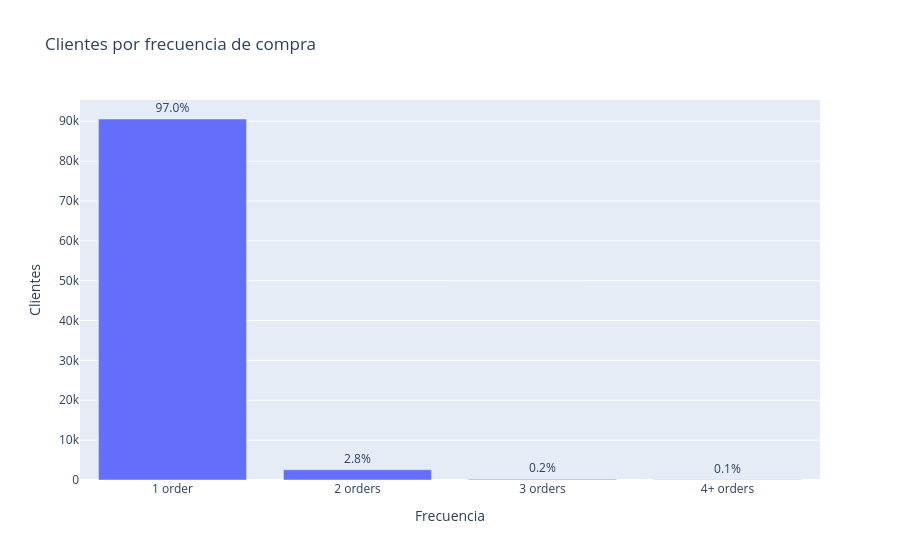

Write notebook code for a chart like this one.
### Markdown cell above
## 9. Recurrencia de clientes

La recurrencia indica si el negocio depende casi totalmente de nuevos compradores o si logra que una parte relevante vuelva a comprar.

### Code cell
fig = px.bar(
    customer_frequency,
    x="frequency_segment",
    y="customers",
    title="Clientes por frecuencia de compra",
    labels={"frequency_segment": "Frecuencia", "customers": "Clientes"},
    text="customer_share_pct",
    hover_data=["product_revenue", "revenue_share_pct", "average_order_value"],
)
fig.update_traces(texttemplate="%{text:.1f}%", textposition="outside")
fig.show()

customer_frequency

### Figure 1 — Plotly figure (JSON) as saved in the notebook; plotly's stock layout.template omitted (floating-point values rounded to 4 significant figures)
{"data": [{"customdata": [[12490000.0, 94.49, 138.0], [631300.0, 4.77, 122.7], [65970.0, 0.5, 121.5], [31160.0, 0.24, 144.2]], "hovertemplate": "Frecuencia=%{x}<br>Clientes=%{y}<br>customer_share_pct=%{text}<br>product_revenue=%{customdata[0]}<br>revenue_share_pct=%{customdata[1]}<br>average_order_value=%{customdata[2]}<extra></extra>", "legendgroup": "", "marker": {"color": "#636efa", "pattern": {"shape": ""}}, "name": "", "orientation": "v", "showlegend": false, "text": [97.0, 2.76, 0.19, 0.05], "textposition": "outside", "texttemplate": "%{text:.1f}%", "type": "bar", "x": ["1 order", "2 orders", "3 orders", "4+ orders"], "xaxis": "x", "y": [90557, 2573, 181, 47], "yaxis": "y"}], "layout": {"barmode": "relative", "legend": {"tracegroupgap": 0}, "title": {"text": "Clientes por frecuencia de compra"}, "xaxis": {"anchor": "y", "domain": [0.0, 1.0], "title": {"text": "Frecuencia"}}, "yaxis": {"anchor": "x", "domain": [0.0, 1.0], "title": {"text": "Clientes"}}}}
